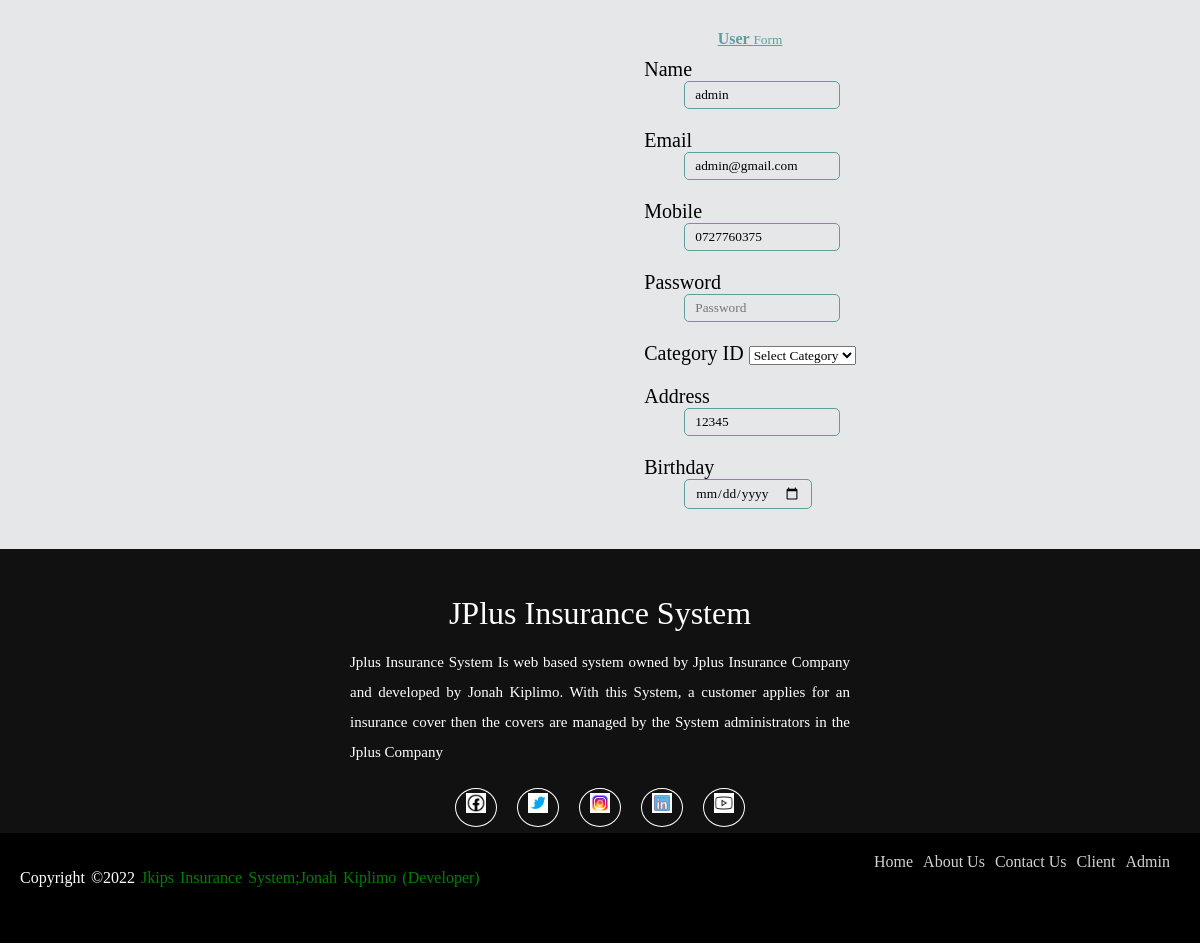
The app's page /add_user.php?id=1 with its own data.
### tables this page shows
CREATE TABLE `users` (
  `id` int(11) NOT NULL,
  `name` varchar(255) NOT NULL,
  `email` varchar(255) NOT NULL,
  `mobile` varchar(15) NOT NULL,
  `password` varchar(20) NOT NULL,
  `category_id` int(11) NOT NULL,
  `address` varchar(2000) NOT NULL,
  `birthday` date NOT NULL,
  `role` int(11) NOT NULL
);

### add_user.php (the view, shortened to what this page needs)
<?php
$name='';
$email='';
$mobile='';
$address='';
$birthday='';
if (isset($_GET['id'])) {
    $id=mysqli_real_escape_string($con,$_GET['id']);
    $res=mysqli_query($con,"SELECT * FROM users where id=$id");
    $row=mysqli_fetch_assoc($res);
    $name=$row['name'];
    $email=$row['email'];
    $mobile=$row['mobile'];
    $address=$row['address'];
    $birthday=$row['birthday'];
}
?>
<link rel="stylesheet" type="text/css" href="style.css">
<div class="content">
    <div class="card">
        <div class="card-header"><strong> User </strong><small>Form</small></div>
        <div class="card-body">
            <form action="" method="post">
            <div class="form-group">
                <label for="name" class="form-control-label"> Name</label>
                <input type="text" name="name" value="<?php echo $name;   ?>" id="name" class="form-control" placeholder="Employee Name" required>
            </div>
            <div class="form-group">
                <label for="email" class="form-control-label">Email</label>
                <input type="email" name="email" value="<?php echo $email;   ?>" id="email" class="form-control" placeholder="Email" required>
            </div>
            <div class="form-group">
                <label for="mobile" class="form-control-label">Mobile</label>
                <input type="number" name="mobile" value="<?php echo $mobile;   ?>" id="mobile" class="form-control" placeholder="Mobile" required>
            </div>
            <div class="form-group">
                <label for="password" class="form-control-label">Password</label>
                <input type="password" name="password" value="<?php echo $pass ?>"  id="password" class="form-control" placeholder="Password" required>
            </div>
            <div class="form-group">
                <label for="category_id" class="form-control-label">Category ID</label>
               <select name="category_id" id="category_id">
               <option value="">Select Category</option>
               </select>
            </div>
            <div class="form-group">
                <label for="address" class="form-control-label">Address</label>
                <input type="text" name="address" value="<?php echo $address;   ?>" id="address" class="form-control" placeholder="Address" required>
            </div>
            <div class="form-group">
                <label for="birthday" class="form-control-label">Birthday</label>
                <input type="date" name="birthday" value="<?php echo $birthday;   ?>" id="birthday" class="form-control" placeholder="Birthdate" required>
            </div>
            </form>
        </div>
    </div>
</div>
<?php
require('includes/footer.inc.php');
?>

### style.css (style rules this page uses)
* { margin: 0; padding: 0;box-sizing: border-box; font-family: ''; }
.content { margin-left: 300px; width: calc(100% - 300px); padding: start; padding: 20px; }
.card-header { text-align: center; padding: 10px; color: cadetblue; text-decoration: underline; }
.card-body { display: flex; justify-content: center; }
.form-group { font-size: 20px; padding-bottom: 20px; }
input.form-control { padding: 5px 10px; outline: none; border: none; background: transparent; border: 1px solid cadetblue; border-radius: 5px; margin-left: 40px; display: flex; align-items: selfart; justify-content: flex-start; flex-wrap: wrap; align-items: center; }

### add_user.php (style rules this page uses)
.card-body { display: flex; justify-content: center; flex-wrap: wrap; }

### records on screen
users: name "admin", email "admin@gmail.com", mobile "0727760375", address "12345"
